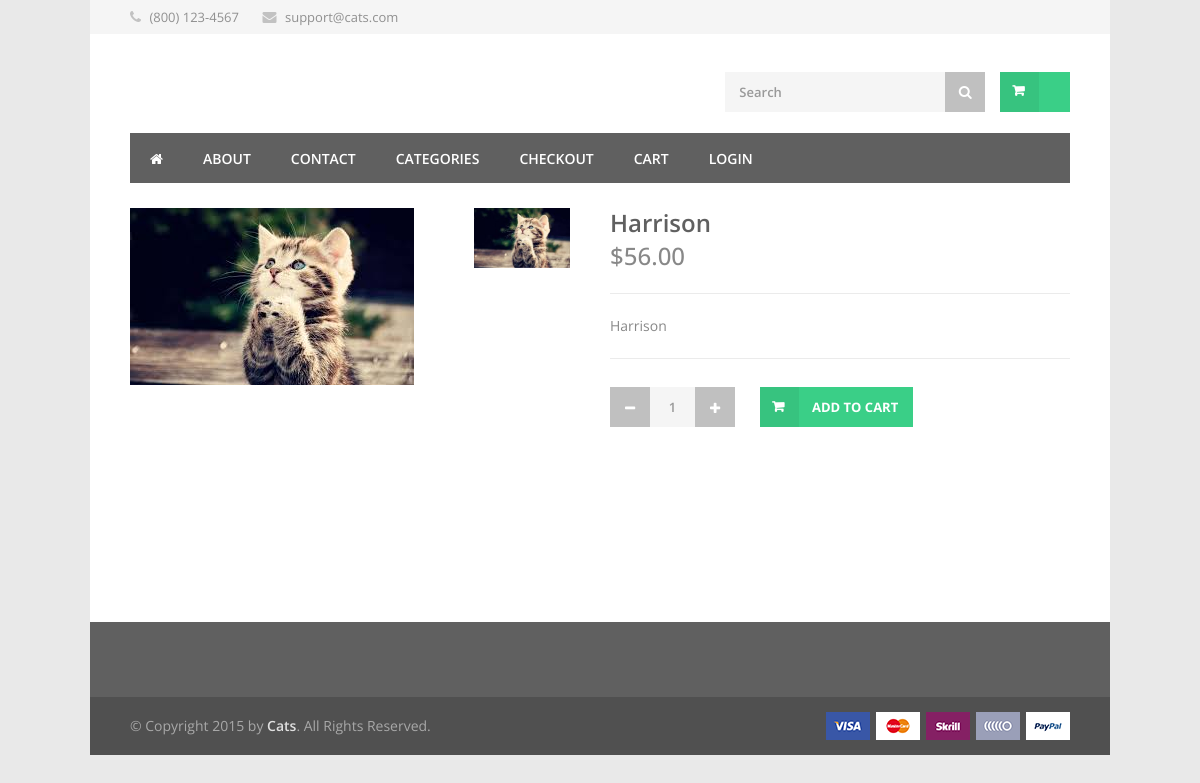
Page /details/17 on the committed database.
### polls/models.py (models this page shows)
class Item(models.Model):
	price = models.IntegerField(default=0)
	description = models.CharField(max_length=20)
	category = models.ForeignKey(Category)
	picture = models.CharField(max_length=50)
	def __unicode__(self):
		return self.description

### polls/views.py (the view)
# urls.py: url(r'^details/(?P<itemId>[0-9]+)$', views.details, name="details"),
def details(request, itemId=0):
	title = "Details";
	if 'purchase' in request.GET:
		item = Item.objects.filter(id=itemId);
		makeCart(request, item[0]);
	i = Item.objects.filter(id=itemId);
	context = {'item': i[0]};
	request.session.name = "Adam";
	return render(request, 'details.html', context);

### polls/templates/details.html (shortened to what this page needs)
{% include "head.html" %}
{% load staticfiles %}
<div class="container">
	<div class="eight columns" >
		<div class="slider-padding">
			<div id="product-slider-vertical" class="royalSlider rsDefault">
			    <a href="images/product_item_04a-big.jpg" class="mfp-gallery" title="First Title"><img class="rsImg" src="{% static '' %}{{ item.picture }}.jpg" data-rsTmb="{% static '' %}{{ item.picture }}.jpg" alt="" /></a>
			 </div>
		</div>
	</div>
	<div class="eight columns">
		<div class="product-page">
			<section class="title">
				<h2>{{ item }}</h2>
				<span class="product-price">${{ item.price }}.00</span>
			</section>
			<section>
				<p class="margin-reset">{{ item.description }}</p>
			</section>
			<section class="linking">
					<form action='#'>
						<div class="qtyminus"></div>
						<input type='text' name="quantity" value='1' class="qty" />
						<div class="qtyplus"></div>
					</form>
					<a href="{% url 'polls:cart' %}/{{ item.id }}?purchase=True" class="button adc">Add to Cart</a>
			</section>
		</div>
	</div>
</div>
{% include "foot.html" %}

### polls/static/polls/css/colors/green.css (style rules this page uses)
.top-search button:hover, .cart-buttons a, .cart-buttons a.checkout, .menu > li:hover .current, .menu > li.sfHover .current, .menu > li:hover, .menu > li.sfHover, li.dropdown ul li a:hover, #jPanelMenu-menu li a:hover, input[type="button"], input[type="submit"], a.button, a.button.color, a.button.dark:hover, a.button.gray:hover, .icon-box:hover span, .tp-leftarrow:hover, .tp-rightarrow:hover, .sb-navigation-left:hover, .sb-navigation-right:hover, .product-discount, .newsletter-btn, #categories li a:hover, #categories li a.active, .flexslider .flex-prev:hover, .flexslider .flex-next:hover, .rsDefault .rsArrowIcn:hover, .hover-icon, #backtotop a:hover, #filters a:hover, #filters a.selected { background-color: #3acf87; }
a, .happy-clients-author, #categories li li a.active span, #categories li li a.active, #additional-menu ul li a:hover, #additional-menu ul li a:hover span, .mega a:hover, .mega ul li p a, #not-found i, .dropcap, .list-1.color li:before, .list-2.color li:before, .list-3.color li:before, .list-4.color li:before, .comment-by span.reply a:hover, .comment-by span.reply a:hover i, #categories li ul li a:hover span, #categories li ul li a:hover, table .cart-title a:hover, .st-val a:hover, .meta a:hover { color: #3acf87; }

### polls/static/polls/css/base.css (style rules this page uses)
html, body, div, span, applet, object, iframe, h1, h2, h3, h4, h5, h6, p, blockquote, pre, a, abbr, acronym, address, big, cite, code, del, dfn, em, img, ins, kbd, q, s, samp, small, strike, strong, sub, sup, tt, var, b, u, i, center, dl, dt, dd, ol, ul, li, fieldset, form, label, legend, table, caption, tbody, tfoot, thead, tr, th, td, article, aside, canvas, details, embed, figure, figcaption, footer, header, hgroup, menu, nav, output, ruby, section, summary, time, mark, audio, video { margin: 0; padding: 0; border: 0; font-size: 100%; font: inherit; vertical-align: baseline; }
article, aside, details, figcaption, figure, footer, header, hgroup, menu, nav, section { display: block; }
body { line-height: 1; }
body { background: #fff; font-size: 14px; line-height: 24px; color: #888; -webkit-font-smoothing: antialiased; -webkit-text-size-adjust: 100%; }
body.boxed { margin: 0 auto; background: #e9e9e9; }
body, h1, h2, h3, h4, h5, h6, input[type="button"], input[type="submit"], input[type="text"], input[type="password"], input[type="email"], textarea, select, button { font-family: "Open Sans", "HelveticaNeue", "Helvetica Neue", Helvetica, Arial, sans-serif; }
#wrapper img { height: auto; max-width: 100%; }
img, object, video { height: auto; display:block; }
img { width: auto; border: 0; -ms-interpolation-mode: bicubic; }
.margin-reset { margin: 0 !important; }
h1, h2, h3, h4, h5, h6 { color: #606060; font-weight: 500; }
h2 { font-size: 24px; line-height: 30px; }
p { margin: 0 0 15px 0; line-height: 24px; }
a { color: #3acf87; text-decoration: none; outline: 0; -webkit-transition: color 0.2s ease-in-out; -moz-transition: color 0.2s ease-in-out; -o-transition: color 0.2s ease-in-out; -transition: color 0.2s ease-in-out; }
input[type="text"], input[type="password"], input[type="email"], textarea, select { padding: 10px 12px; outline: none; font-size: 13px; color: #999; margin: 0; max-width: 100%; display: block; background: #f5f5f5; border: 1px solid #f5f5f5; font-weight: 600; }
input { -webkit-transition: all 0.1s ease-in-out; -moz-transition: all 0.1s ease-in-out; -o-transition: all 0.1s ease-in-out; -ms-transition: all 0.1s ease-in-out; transition: all 0.1s ease-in-out; }

### polls/static/polls/css/responsive.css (style rules this page uses)
.container .column, .container .columns { float: left; display: inline; margin-left: 10px; margin-right: 10px; }
.container .eight.columns { width: 580px; }
body.boxed, .fullwidth-element { width: 1290px; }
@media only screen and (min-width: 960px) and (max-width: 1389px) { .container { position: relative; width: 960px; margin: 0 auto; padding: 0; } }
@media only screen and (min-width: 960px) and (max-width: 1389px) { .container .column, .container .columns { float: left; display: inline; margin-left: 10px; margin-right: 10px; } }
@media only screen and (min-width: 960px) and (max-width: 1389px) { .container .eight.columns { width: 460px; } }
@media only screen and (min-width: 960px) and (max-width: 1389px) { body.boxed, .fullwidth-element { width: 1020px; } }
.container:after { content: "\0020"; display: block; height: 0; clear: both; visibility: hidden; }

### rows in the picture
Item: picture (picture), description "Harrison", price "56"
